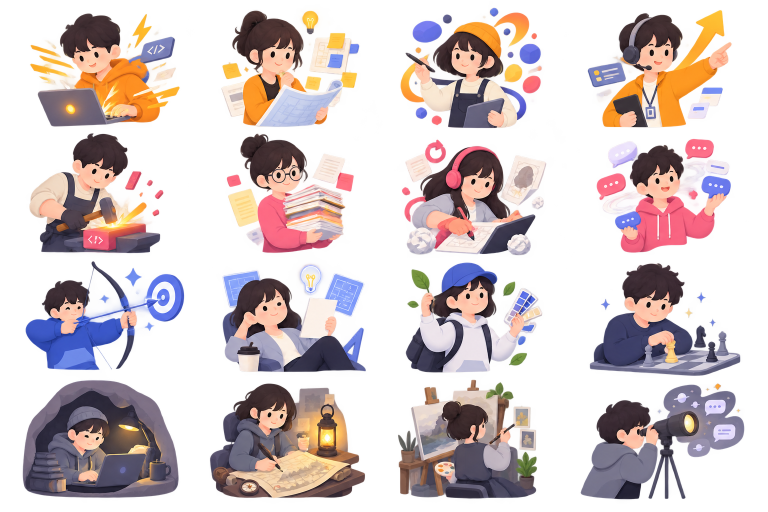
#> input picture tools/image.png, 1536 x 1024 px (shown at 1/2 size); its folder holds only this picture in this run
$ python slice_types.py image.png
#> lines starting #> are read from the running program, lines starting #| are printed output that depends on the picture
#!/usr/bin/env python3
"""16유형 4x4 그리드 이미지를 개별 아바타 PNG로 잘라낸다.

사용법:
    python3 tools/slice_types.py <그리드이미지경로>

이미지는 원래 업무 도메인(개발·기획·디자인·PM) 기준 프롬프트로 만들어졌지만,
지금 앱은 업무 행위(실행전달·명확화·문제제기·진행관리) 기준으로 분류한다.
그리드는 새로 만들지 않고, 각 열의 그림이 뜻하는 바를 새 분류에 맞게 재해석해서
코드만 다시 매핑한다 (아래 CODES 표 참고). 1열(코딩·망치·활쏘기·동굴)은 원래도
"만들어낸다"는 이미지라 실행·전달과 잘 맞고, 4열(헤드셋·저글링·체스·망원경)은
"조율·관제"라 진행관리와 잘 맞는다. 2·3열은 다소 느슨하게 맞춘 것이라
렌더링 후 어색하면 그 칸만 다시 그려도 된다.

동작:
  1. 이미지를 4x4로 균등 분할 (행 우선: HD HL HI HC / WD WL WI WC / ...)
  2. 각 칸의 바깥 흰 배경을 가장자리에서 flood fill로만 지운다
     (인물 안쪽의 흰색 — 셔츠, 종이 — 은 건드리지 않음)
  3. 여백을 잘라내고 정사각으로 패딩한 뒤 512x512로 저장
"""
import sys, os
from collections import deque
from PIL import Image

# 열 순서는 그림 내용 그대로 유지 (1열 코딩/망치/활/동굴 → D, 2열 청사진/문서/여유/지도 → L,
# 3열 그림/편집/자연/이젤 → I, 4열 헤드셋/저글링/체스/망원경 → C)
CODES = [
    ["HD", "HL", "HI", "HC"],
    ["WD", "WL", "WI", "WC"],
    ["SD", "SL", "SI", "SC"],
    ["QD", "QL", "QI", "QC"],
]
OUT_DIR = os.path.join(os.path.dirname(os.path.dirname(os.path.abspath(__file__))),
                       "assets", "types")
SIZE = 512
TOL = 26          # 배경으로 볼 흰색 허용 오차
PAD_RATIO = 0.06  # 정사각 패딩 여백


def strip_background(im: Image.Image) -> Image.Image:
    """가장자리에서 시작하는 연속된 흰 영역만 투명하게 만든다."""
    im = im.convert("RGBA")
    w, h = im.size
    px = im.load()

    def is_bg(x, y):
        r, g, b, a = px[x, y]
        return a > 0 and r >= 255 - TOL and g >= 255 - TOL and b >= 255 - TOL

    seen = bytearray(w * h)
    q = deque()
    for x in range(w):
        for y in (0, h - 1):
            if is_bg(x, y) and not seen[y * w + x]:
                seen[y * w + x] = 1
                q.append((x, y))
    for y in range(h):
        for x in (0, w - 1):
            if is_bg(x, y) and not seen[y * w + x]:
                seen[y * w + x] = 1
                q.append((x, y))

    while q:
        x, y = q.popleft()
        px[x, y] = (255, 255, 255, 0)
        for dx, dy in ((1, 0), (-1, 0), (0, 1), (0, -1)):
            nx, ny = x + dx, y + dy
            if 0 <= nx < w and 0 <= ny < h and not seen[ny * w + nx] and is_bg(nx, ny):
                seen[ny * w + nx] = 1
                q.append((nx, ny))
    return im


def square(im: Image.Image) -> Image.Image:
    """내용 기준으로 잘라내고 정사각으로 패딩."""
    bbox = im.getbbox()
    if bbox:
        im = im.crop(bbox)
    w, h = im.size
    side = int(max(w, h) * (1 + PAD_RATIO * 2))
    canvas = Image.new("RGBA", (side, side), (255, 255, 255, 0))
    canvas.paste(im, ((side - w) // 2, (side - h) // 2), im)
    return canvas.resize((SIZE, SIZE), Image.LANCZOS)


def main():
    if len(sys.argv) < 2:
        sys.exit("사용법: python3 tools/slice_types.py <그리드이미지경로>")
    src = sys.argv[1]
    if not os.path.exists(src):
        sys.exit(f"파일을 찾을 수 없습니다: {src}")

    grid = Image.open(src).convert("RGBA")
#> grid is the input picture: PIL image 1536x1024 RGBA; mean R, G, B, A 142.9, 117.8, 120.1, 107.6
    W, H = grid.size
#> W = 1536; H = 1024
    cw, ch = W // 4, H // 4
#> cw = 384; ch = 256
    os.makedirs(OUT_DIR, exist_ok=True)
    print(f"원본 {W}x{H} · 칸 크기 {cw}x{ch}")
#| 원본 1536x1024 · 칸 크기 384x256

    for r, row in enumerate(CODES):
        for c, code in enumerate(row):
            cell = grid.crop((c * cw, r * ch, (c + 1) * cw, (r + 1) * ch))
            out = square(strip_background(cell))
            path = os.path.join(OUT_DIR, f"{code}.png")
            out.save(path)
            print(f"  {code}.png  ({out.size[0]}x{out.size[1]})")
#> this loop made 4 passes
#> pass 1, in strip_background, `im = im.convert("RGBA")`:
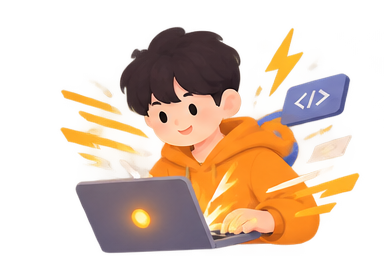
#> im: PIL image 384x256 RGBA; mean R, G, B, A 160.9, 119.8, 78, 103.5; transparent parts drawn white
#> pass 1, in square, `im = im.crop(bbox)`:
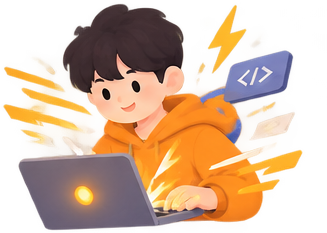
#> im: PIL image 327x233 RGBA; mean R, G, B, A 172.4, 127.9, 85.6, 133.5; transparent parts drawn white
#> pass 1, in main, `out.save(path)`:
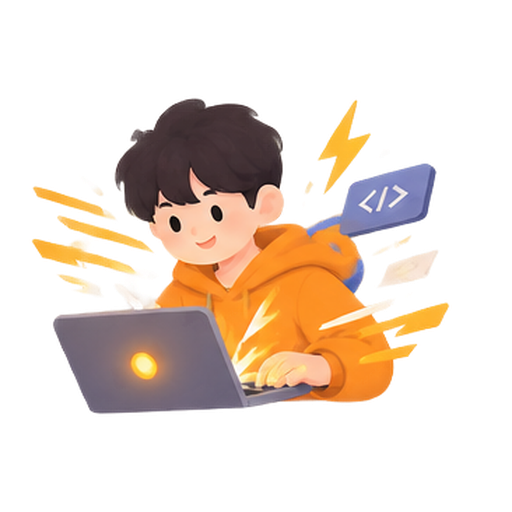
#> saved as HD.png: PIL image 512x512 RGBA; mean R, G, B, A 62.9, 47.7, 35.2, 72.8; transparent parts drawn white
#> after the loop:
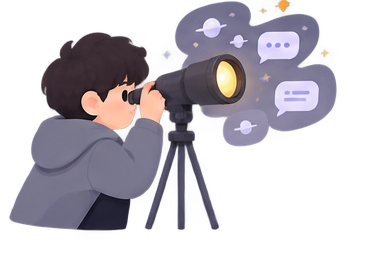
#> cell: PIL image 384x256 RGBA; mean R, G, B, A 98.9, 92.8, 110.7, 106.2; transparent parts drawn white
#> after the loop:
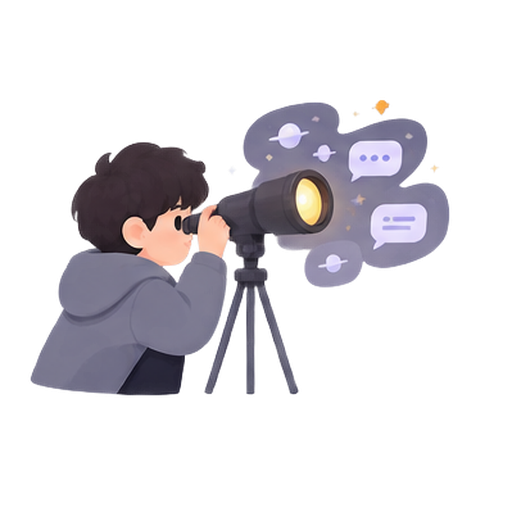
#> out: PIL image 512x512 RGBA; mean R, G, B, A 34.5, 32, 36.6, 63.7; transparent parts drawn white

    print(f"\n16장 저장 완료 → {OUT_DIR}")
#| 16장 저장 완료 → assets/types


if __name__ == "__main__":
    main()
